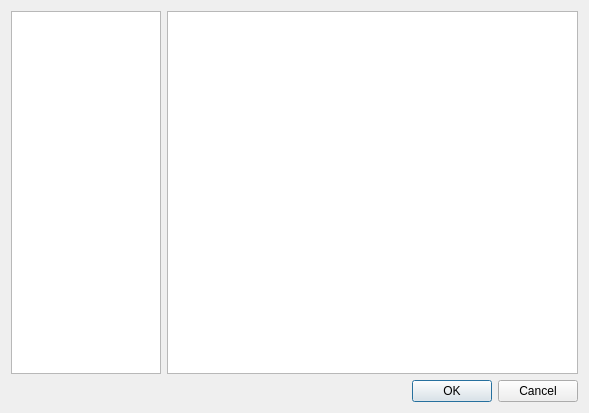
<?xml version="1.0" encoding="UTF-8"?>
<ui version="4.0">
 <class>BackgroundPickerDialog</class>
 <widget class="QDialog" name="BackgroundPickerDialog">
  <property name="geometry">
   <rect>
    <x>0</x>
    <y>0</y>
    <width>589</width>
    <height>413</height>
   </rect>
  </property>
  <property name="windowTitle">
   <string>Dialog</string>
  </property>
  <layout class="QGridLayout" name="gridLayout">
   <item row="0" column="0">
    <widget class="QListWidget" name="listWidget">
     <property name="maximumSize">
      <size>
       <width>150</width>
       <height>16777215</height>
      </size>
     </property>
    </widget>
   </item>
   <item row="0" column="1">
    <widget class="QGraphicsView" name="graphicsView"/>
   </item>
   <item row="1" column="1">
    <widget class="QDialogButtonBox" name="buttonBox">
     <property name="orientation">
      <enum>Qt::Horizontal</enum>
     </property>
     <property name="standardButtons">
      <set>QDialogButtonBox::Cancel|QDialogButtonBox::Ok</set>
     </property>
    </widget>
   </item>
  </layout>
 </widget>
 <resources/>
 <connections>
  <connection>
   <sender>buttonBox</sender>
   <signal>accepted()</signal>
   <receiver>BackgroundPickerDialog</receiver>
   <slot>accept()</slot>
   <hints>
    <hint type="sourcelabel">
     <x>248</x>
     <y>254</y>
    </hint>
    <hint type="destinationlabel">
     <x>157</x>
     <y>274</y>
    </hint>
   </hints>
  </connection>
  <connection>
   <sender>buttonBox</sender>
   <signal>rejected()</signal>
   <receiver>BackgroundPickerDialog</receiver>
   <slot>reject()</slot>
   <hints>
    <hint type="sourcelabel">
     <x>316</x>
     <y>260</y>
    </hint>
    <hint type="destinationlabel">
     <x>286</x>
     <y>274</y>
    </hint>
   </hints>
  </connection>
 </connections>
</ui>
